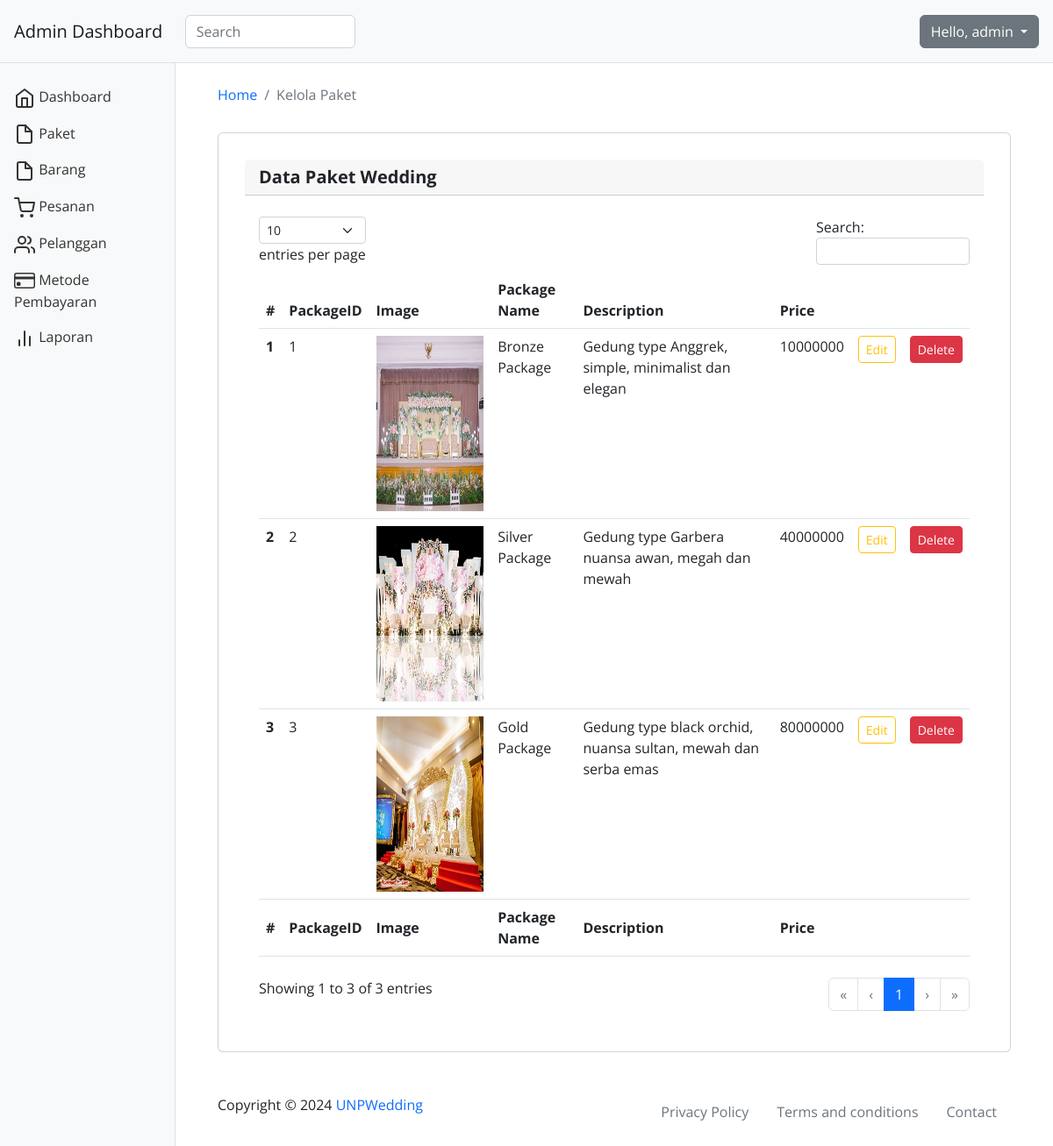
/dashboard/packages.php (signed in), run on the app's committed database.
### tables this page shows
CREATE TABLE IF NOT EXISTS `packages` (
  `p_id` int NOT NULL AUTO_INCREMENT,
  `p_name` varchar(255) NOT NULL,
  `p_description` text,
  `p_price` int NOT NULL,
  `p_image` varchar(255) DEFAULT NULL,
  `p_created_at` datetime NOT NULL,
  PRIMARY KEY (`p_id`)
);

### dashboard/function_package.php (called while the page is built, shortened)
<?php
require_once("../config.php");
function getPackages($start_date = null, $end_date = null) {
    global $conn;
    $query = "SELECT * FROM packages";
    $stmt = $conn->prepare($query);
    $stmt->execute();
    $result = $stmt->get_result();
    $packages = [];
    while ($row = $result->fetch_assoc()) {
        $packages[] = $row;
    }
    return $packages;
}
?>

### dashboard/packages.php (the view, shortened to what this page needs)
<?php
require_once("function_package.php");
$username = $_SESSION['username'];
?>
<?php
require_once("function_page.php")
?>
<!DOCTYPE html>
<html lang="en">
<head>
  <link rel="stylesheet" href="../vendor/bootstrap/css/bootstrap.min.css">
  <link rel="stylesheet" href="../assets/css/chartist.min.css">
  <link rel="stylesheet" href="../assets/css/style.css">
  <link rel="stylesheet" href="https://cdn.datatables.net/2.0.4/css/dataTables.dataTables.min.css">
</head>
<body>
  <nav class="navbar navbar-light bg-light p-3">
    <div class="d-flex col-12 col-md-3 col-lg-2 mb-2 mb-lg-0 flex-wrap flex-md-nowrap justify-content-between">
      <a class="navbar-brand" href="index.php">
        <?php navbarTitle() ?>
      </a>
    </div>
    <div class="col-12 col-md-4 col-lg-2">
      <input class="form-control form-control-dark" type="text" placeholder="Search" aria-label="Search">
    </div>
    <div class="col-12 col-md-5 col-lg-8 d-flex align-items-center justify-content-md-end mt-3 mt-md-0">
    <div class="dropdown">
        <button class="btn btn-secondary dropdown-toggle" type="button" id="dropdownMenuButton" data-toggle="dropdown" aria-expanded="false">
          Hello, <?php echo $username; ?>
        </button>
      </div>
    </div>
  </nav>
  <div class="container-fluid">
    <div class="row">
      <?php navSidebar(); ?>
      <main class="col-md-9 col-lg-10 offset-md-2 px-md-5 py-4">
        <nav aria-label="breadcrumb">
          <ol class="breadcrumb">
            <li class="breadcrumb-item"><a href="index.php">Home</a></li>
            <li class="breadcrumb-item active" aria-current="page">Kelola Paket</li>
          </ol>
        </nav>
        <div class="row">
          <div class="col-12 col-xl-12 mb-4 mb-lg-0">
            <div class="card">
              <h5 class="card-header">Data Paket Wedding</h5>
              <div class="card-body">
                <div class="table-responsive">
                  <table class="table" id="example" class="table table-striped" style="width:100%">
                    <thead>
                      <tr>
                        <th scope="col">#</th>
                        <th scope="col">PackageID</th>
                        <th scope="col">Image</th>
                        <th scope="col">Package Name</th>
                        <th scope="col">Description</th>
                        <th scope="col">Price</th>
                        <th scope="col"></th>
                        <th scope="col"></th>
                      </tr>
                    </thead>
                    <tbody>
                      <?php
                      $package = getPackages();
                      $no = 1;
                      foreach ($package as $pkg) {
                      echo "<tr>";
                      echo "<th scope='row'>". $no++ ."</th>";
                      echo "<td>" .$pkg['p_id']. "</td>";
                      echo "<td><img src='" .$pkg['p_image']. "' height='200' width='200'></td>";
                      echo "<td>" .$pkg['p_name']. "</td>";
                      echo "<td>" .$pkg['p_description']. "</td>";
                      echo "<td>" .$pkg['p_price']. "</td>";
                      echo "<td><a href='edit_package.php?id=" . $pkg['p_id'] . "' class='btn btn-sm btn-outline-warning'>Edit</a></td>";
                      echo "<td><a href='delete_package.php?id=" . $pkg['p_id'] . "' class='btn btn-sm btn-danger'>Delete</a></td>";
                      echo "</tr>";
                      }
                      ?>
                    </tbody>
                    <tfoot>
                      <tr>
                        <th scope="col">#</th>
                        <th scope="col">PackageID</th>
                        <th scope="col">Image</th>
                        <th scope="col">Package Name</th>
                        <th scope="col">Description</th>
                        <th scope="col">Price</th>
                        <th scope="col"></th>
                        <th scope="col"></th>
                      </tr>
                    </tfoot>
                  </table>
                </div>
              </div>
            </div>
          </div>
        </div>
        <footer class="pt-5 d-flex justify-content-between">
          <span>Copyright © 2024 <a href="#">UNPWedding</a></span>
          <ul class="nav m-0">
            <li class="nav-item">
              <a class="nav-link text-secondary" aria-current="page" href="#">Privacy Policy</a>
            </li>
            <li class="nav-item">
              <a class="nav-link text-secondary" href="#">Terms and conditions</a>
            </li>
            <li class="nav-item">
              <a class="nav-link text-secondary" href="#">Contact</a>
            </li>
          </ul>
        </footer>
      </main>
    </div>
  </div>
</body>
</html>

### dashboard/function_page.php (shortened to what this page needs)
<?php
function navbarTitle()
{
  $level = $_SESSION['level'];
  if ($level === 'Admin') :
    echo "Admin Dashboard";
  elseif ($level === 'User') :
    echo "Dashboard Pelanggan";
  endif;
}
function navSidebar()
{
  $level = $_SESSION['level'];
  if ($level === 'Admin') :
    echo '
    <nav id="sidebar" class="col-md-3 col-lg-2 d-md-block bg-light sidebar collapse">
        <div class="position-sticky">
          <ul class="nav flex-column">
            <li class="nav-item">
              <a class="nav-link" aria-current="page" href="index.php">
                <span class="ml-2">Dashboard</span>
              </a>
            </li>
            <li class="nav-item">
              <a class="nav-link" href="#package" data-toggle="collapse" aria-expanded="false" class="dropdown-toggle">
                <span class="ml-2">Paket</span>
              </a>
            </li>
            <li class="nav-item">
              <a class="nav-link" href="#goods" data-toggle="collapse" aria-expanded="false" class="dropdown-toggle">
                <span class="ml-2">Barang</span>
              </a>
            </li>
            <li class="nav-item">
              <a class="nav-link" href="#orders" data-toggle="collapse" aria-expanded="false" class="dropdown-toggle">
                <span class="ml-2">Pesanan</span>
              </a>
            </li>
            <li class="nav-item">
              <a class="nav-link" href="#customers" data-toggle="collapse" aria-expanded="false" class="dropdown-toggle">
                <span class="ml-2">Pelanggan</span>
              </a>
            </li>
            <li class="nav-item">
              <a class="nav-link" href="#paymentMethod" data-toggle="collapse" aria-expanded="false" class="dropdown-toggle">
                <span class="ml-2">Metode Pembayaran</span>
              </a>
            </li>
            <li class="nav-item">
              <a class="nav-link" href="#reports" data-toggle="collapse" aria-expanded="false" class="dropdown-toggle">
                <span class="ml-2">Laporan</span>
              </a>
            </li>
          </ul>
        </div>
      </nav>
    ';
  endif;
}
?>

### assets/css/style.css (style rules this page uses)
html, body, div, span, applet, object, iframe, h1, h2, h3, h4, h5, h6, p, blockquote, div pre, a, abbr, acronym, address, big, cite, code, del, dfn, em, font, img, ins, kbd, q, s, samp, small, strike, strong, sub, sup, tt, var, b, u, i, center, dl, dt, dd, ol, ul, li, figure, header, nav, section, article, aside, footer, figcaption { margin: 0; padding: 0; border: 0; outline: 0; }
ul, li { padding: 0; margin: 0; list-style: none; }
header, nav, section, article, aside, footer, hgroup { display: block; }
* { box-sizing: border-box; }
html, body { font-family: 'Open Sans', sans-serif; -ms-text-size-adjust: 100%; -webkit-font-smoothing: antialiased; -moz-osx-font-smoothing: grayscale; }
a { text-decoration: none !important; }
h1, h2, h3, h4, h5, h6 { margin-top: 0px; margin-bottom: 0px; font-weight: 700; }
ul { margin-bottom: 0px; }
img { width: 100%; overflow: hidden; }
html, body { font-family: 'Open Sans', sans-serif; }
.nav { justify-content: right; }
button, .accordion-button { color: #A77B78; }
button, .accordion-button:hover { color: #000; }
.page-order, .card { margin: 30px 0 0 0; padding: 50px; }
button[type=button] { width: 100%; }
.page-payment, .card { margin: 15px 0 0 0; padding: 30px; }
.sidebar { position: fixed; top: 0; bottom: 0; left: 0; z-index: 100; padding: 90px 0 0; box-shadow: inset -1px 0 0 rgba(0, 0, 0, .1); z-index: 99; }
.main, .col-lg-10 { float: right; }
.navbar { box-shadow: inset 0 -1px 0 rgba(0, 0, 0, .1); }
@media (min-width: 767.98px) { .navbar { top: 0; position: sticky; z-index: 999; } }
.sidebar .nav-link { color: #333; }
body { overflow-x: hidden; }

### data on the page
packages: p_id "1", p_image (picture), p_name "Bronze Package", p_description "Gedung type Anggrek, simple, minimalist dan elegan", p_price "10000000"
packages: p_id "2", p_image (picture), p_name "Silver Package", p_description "Gedung type Garbera nuansa awan, megah dan mewah", p_price "40000000"
packages: p_id "3", p_image (picture), p_name "Gold Package", p_description "Gedung type black orchid, nuansa sultan, mewah dan serba emas", p_price "80000000"

### other printed values
$username "admin"
